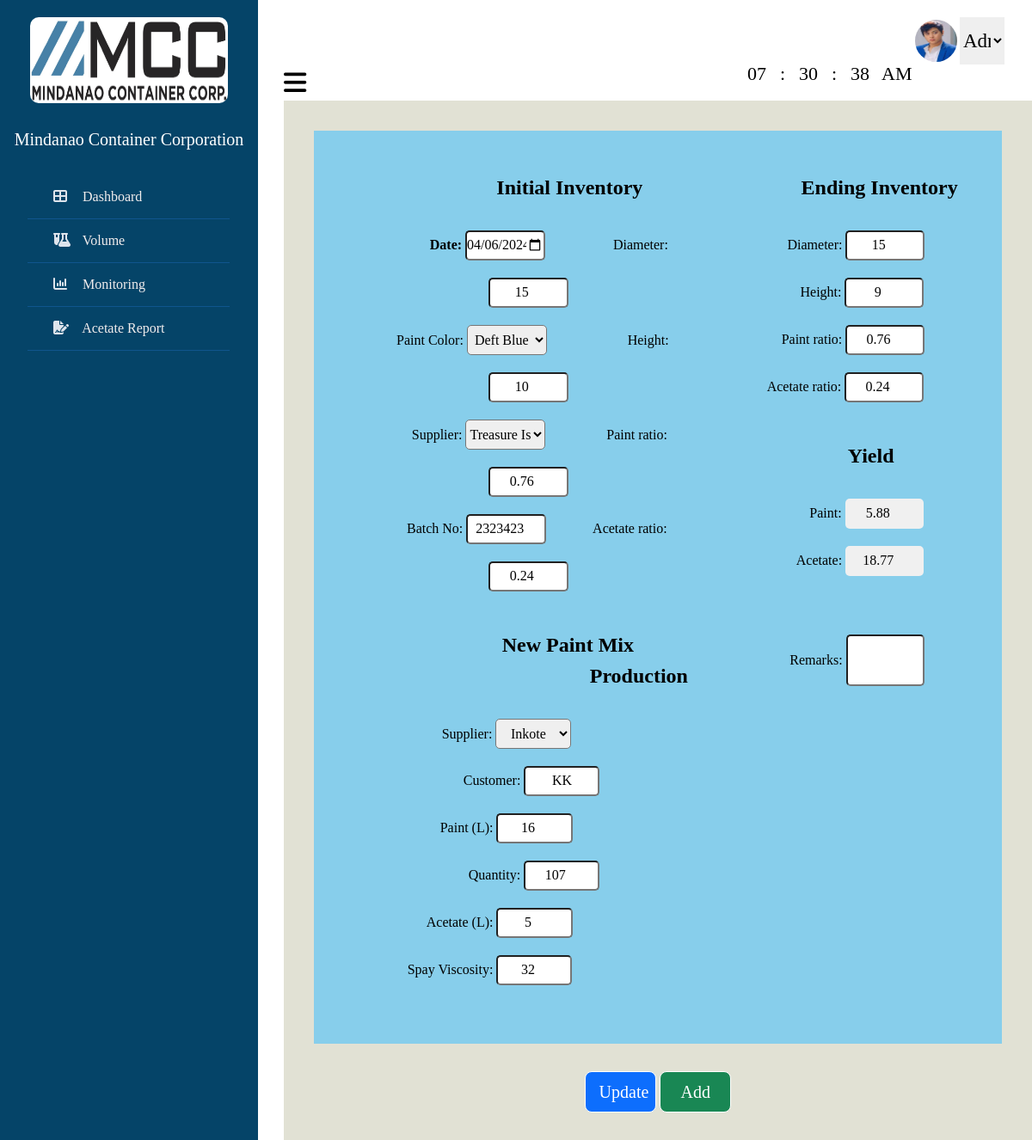
The app's page /update.php?data-entry-id=33 (signed in) with its own data.
### tables this page shows
CREATE TABLE `tbl_user` (
  `userID` int(100) NOT NULL,
  `Level` varchar(100) NOT NULL,
  `Name` varchar(100) NOT NULL,
  `Username` varchar(100) NOT NULL,
  `Contact` varchar(100) NOT NULL,
  `Address` varchar(100) NOT NULL,
  `Profile_image` varchar(100) NOT NULL,
  `Email` varchar(100) NOT NULL,
  `Password` varchar(100) NOT NULL
);

CREATE TABLE `tbl_entry` (
  `EntryID` int(100) NOT NULL,
  `userID` int(100) NOT NULL,
  `customerID` int(100) NOT NULL,
  `paintID` int(100) NOT NULL,
  `date` date NOT NULL,
  `batchNumber` int(100) NOT NULL,
  `diameter` int(100) NOT NULL,
  `height` int(100) NOT NULL,
  `Initialvolume` double NOT NULL,
  `initialPLiter` double NOT NULL,
  `initialALiter` double NOT NULL,
  `paintRatio` double NOT NULL,
  `acetateRatio` double NOT NULL,
  `NewacetateL` double NOT NULL,
  `NewpaintL` double NOT NULL,
  `sprayViscosity` int(100) NOT NULL,
  `quantity` int(100) NOT NULL,
  `Endingdiameter` int(100) NOT NULL,
  `Endingheight` int(100) NOT NULL,
  `Endingvolume` double NOT NULL,
  `endingPLiter` double NOT NULL,
  `endingALiter` double NOT NULL,
  `EndingpaintRatio` double NOT NULL,
  `EndingacetateRatio` double NOT NULL,
  `totalPLiter` double NOT NULL,
  `totalALiter` double NOT NULL,
  `paintYield` double NOT NULL,
  `acetateYield` double NOT NULL,
  `remarks` varchar(100) NOT NULL,
  `totalEntries` int(100) NOT NULL
);

CREATE TABLE `tbl_paint` (
  `paintID` int(100) NOT NULL,
  `supplierID` int(100) NOT NULL,
  `paint_color` varchar(100) NOT NULL
);

CREATE TABLE `tbl_supplier` (
  `supplierID` int(100) NOT NULL,
  `supplier_name` varchar(100) NOT NULL,
  `newSupplier_name` varchar(100) NOT NULL
);

CREATE TABLE `tbl_customer` (
  `customerID` int(100) NOT NULL,
  `userID` int(100) NOT NULL,
  `customer_name` varchar(100) NOT NULL
);

### update.php (the view, shortened to what the rows shown need)
<?php
include 'connect.php';
$userid = 1;
$sql = "Select * from `tbl_user` where userID=$userid";
$result = mysqli_query($con, $sql);
$row = mysqli_fetch_assoc($result);
$Username = $row['Username'];
$Profile_image = $row['Profile_image'];
?>
<?php
include 'connect.php';
if (isset($_GET['data-entry-id'])) {
    $id = $_GET['data-entry-id'];
    $sql = "SELECT
                paint.paint_color,
                supplier.supplier_name, supplier.newSupplier_name,
                customer.customer_name,
                entry.*
            FROM tbl_entry AS entry
            LEFT JOIN tbl_paint AS paint ON entry.paintID = paint.paintID
            LEFT JOIN tbl_supplier AS supplier ON paint.supplierID = supplier.supplierID
            LEFT JOIN tbl_customer AS customer ON entry.customerID = customer.customerID
            WHERE entry.EntryID = $id";
    $result = mysqli_query($con, $sql);
    if ($result) {
        $row = mysqli_fetch_assoc($result);
        $date = $row['date'];
        $paint_color = $row['paint_color'];
        $supplier_name = $row['supplier_name'];
        $batchNumber = $row['batchNumber'];
        $diameter = $row['diameter'];
        $height = $row['height'];
        $paintRatio = $row['paintRatio'];
        $acetateRatio = $row['acetateRatio'];
        $Endingdiameter = $row['Endingdiameter'];
        $Endingheight = $row['Endingheight'];
        $EndingpaintRatio = $row['EndingpaintRatio'];
        $EndingacetateRatio = $row['EndingacetateRatio'];
        $newSupplier_name = $row['newSupplier_name'];
        $NewpaintL = $row['NewpaintL'];
        $NewacetateL = $row['NewacetateL'];
        $sprayViscosity = $row['sprayViscosity'];
        $customer_name = $row['customer_name'];
        $quantity = $row['quantity'];
        $paintYield = $row['paintYield'];
        $acetateYield = $row['acetateYield'];
        $remarks = $row['remarks'];
    } else {
        echo "Error fetching data: " . mysqli_error($con);
    }
}
?>
<!DOCTYPE html>
<html lang="en">
<head>
    <link href="https://cdn.jsdelivr.net/npm/bootstrap@5.3.0-alpha3/dist/css/bootstrap.min.css" rel="stylesheet"
>
    <link rel="stylesheet" href="https://cdnjs.cloudflare.com/ajax/libs/font-awesome/6.5.1/css/all.min.css"
 />
</head>
<body>
    <div class="wrapper">
        <div class="section">
        <div class="admin_profile">
                <div class="clockcontainer">
                    <div class="clock">
                    </div>
                </div>
                <img src="uploaded_image/<?php echo $Profile_image; ?>" class="img-admin" id="image">
                <select class="dropdown" required onchange="handleDropdownChange(this)">
                    <option value="admin">
                        <?php echo $Username; ?>
                    </option>
                </select>
            </div>
            <form method="post">
                <fieldset>
                    <div class="main1">
                        <div class="main2">
                            <aside class="left">
                                <br><br>
                                <div class="form-column">
                                    <label style="font-weight:bold; margin-left:48px;">Date:</label>
                                    <input type="date" style="text-align: center;" class="input1" name="date"
                                        autocomplete="off" value="<?php echo $date; ?>">
                                    <label style="margin-left:75px;">Diameter:</label>
                                    <input type="number" style="text-align: center;" class="input1" id="diameter"
                                        name="diameter" min="0" step="any" autocomplete="off" value="<?php echo $diameter; ?>">
                                </div>
                                <div class="form-column">
                                    <label style="margin-left:10px;">Paint Color:</label>
                                    <select name="paint_color" style="text-align: center;" class="selector1">
                                        <option value="Deft Blue" <?php if ($paint_color == 'Deft Blue')
                                            echo 'selected'; ?>>Deft Blue</option>
                                    </select>
                                    <label style="margin-left:90px;">Height:</label>
                                    <input type="number" style="text-align: center;" class="input1" id="height"
                                        name="height" min="0" step="any" autocomplete="off" value="<?php echo $height; ?>">
                                </div>
                                <div class="form-column">
                                    <label style="margin-left:26px;">Supplier:</label>
                                    <select name="supplier_name" style="text-align: center;" class="selector1">
                                        <option value="Treasure Island" <?php if ($supplier_name == 'Treasure Island')
                                            echo 'selected'; ?>>Treasure Island</option>
                                    </select>
                                    <label style="margin-left:67px;">Paint ratio:</label>
                                    <input type="number" style="text-align: center;" class="input1" id="paintRatio"
                                        name="paintRatio" min="0" step="any" autocomplete="off" value="<?php echo $paintRatio; ?>"
                                        >
                                </div>
                                <div class="form-column">
                                    <label style="margin-left:20px;">Batch No:</label>
                                    <input type="number" style="text-align: center;" class="input1" name="batchNumber" min="0" step="any"
                                        autocomplete="off" value="<?php echo $batchNumber; ?>">
                                    <label style="margin-left:50px;">Acetate ratio:</label>
                                    <input type="number" style="text-align: center;" class="input1" id="acetateRatio"
                                        name="acetateRatio" min="0" step="any" autocomplete="off" value="<?php echo $acetateRatio; ?>"
                                        >
                                </div>
                                <br>
                                <div class="newpaint">
                                    <legend style=" color:black; font-weight:bold;margin-left:110px;">New Paint
                                        Mix&nbsp;&nbsp;&nbsp;&nbsp;&nbsp;&nbsp;
                                        &nbsp;&nbsp;&nbsp;&nbsp;&nbsp;&nbsp;&nbsp;&nbsp;&nbsp;&nbsp;&nbsp;&nbsp;&nbsp;&nbsp;&nbsp;&nbsp;&nbsp;Production
                                        Output</legend>
                                    <br><br>
                                    <label style="margin-left:40px;">Supplier:</label>
                                    <select name="newSupplier_name" style="text-align: center;" class="selector2"
                                        min="0" step="any" >
                                        <option value="Inkote" <?php if ($newSupplier_name == 'Inkote')
                                            echo 'selected'; ?>>Inkote</option>
                                    </select>
                                    <label style="margin-left:65px;">Customer:</label>
                                    <input type="text" style="text-align: center;" class="input2" name="customer_name"
                                        autocomplete="off" value="<?php echo $customer_name; ?>" required>
                                    <br>
                                    <label style="margin-left:38px;">Paint (L):</label>
                                    <input type="number" style="text-align: center;" class="input2" id="NewpaintL"
                                        name="NewpaintL" autocomplete="off" value="<?php echo $NewpaintL; ?>">
                                    <label style="margin-left:71px;">Quantity:</label>
                                    <input type="number" style="text-align: center;" class="input2" id="quantity"
                                        name="quantity" min="0" step="any" autocomplete="off" value="<?php echo $quantity; ?>" >
                                    <br>
                                    <label style="margin-left:22px;">Acetate (L):</label>
                                    <input type="number" style="text-align: center;" class="input2" id="NewacetateL"
                                        name="NewacetateL" min="0" step="any" autocomplete="off" value="<?php echo $NewacetateL; ?>"
                                        >
                                    <br>
                                    <label>Spay Viscosity:</label>
                                    <input type="number" style="text-align: center;" class="input2" id=""
                                        name="sprayViscosity" min="0" step="any"autocomplete="off" value="<?php echo $sprayViscosity; ?>"
                                        >
                                    <br>
                                </div>
                            </aside>
                            <aside class="right">
                                <legend style=" color:black; font-weight:bold; margin-left:40px;">Ending Inventory
                                </legend>
                                <br><br>
                                <label style="margin-left:25px;">Diameter:</label>
                                <input type="number" style="text-align: center;" class="input1" id="Endingdiameter"
                                    name="Endingdiameter" min="0" step="any" autocomplete="off" value="<?php echo $Endingdiameter; ?>"
                                >
                                <br>
                                <label style="margin-left:39px;">Height:</label>
                                <input type="number" style="text-align: center;" class="input1" id="Endingheight"
                                    name="Endingheight" min="0" step="any" autocomplete="off" value="<?php echo $Endingheight; ?>"
                                >
                                <br>
                                <label style="margin-left:18px;">Paint ratio:</label>
                                <input type="number" style="text-align: center;" class="input1" id="EndingpaintRatio"
                                    name="EndingpaintRatio" min="0" step="any" autocomplete="off" value="<?php echo $EndingpaintRatio; ?>"
                                    >
                                <br>
                                <label>Acetate ratio:</label>
                                <input type="number" style="text-align: center;" class="input1" id="EndingacetateRatio"
                                    name="EndingacetateRatio" min="0" step="any" autocomplete="off"
                                    value="<?php echo $EndingacetateRatio; ?>">
                                <br><br>
                                <div class="yield">
                                    <legend style=" color:black; font-weight:bold; margin-left:30px;">Yield</legend>
                                    <br><br>
                                    <label style="margin-left:50px;">Paint:</label>
                                    <input type="number" style="text-align: center; border: none !important; outline: none !important;" class="readonlyInput input1" id="paintYield"
                                        name="paintYield"  min="0" step="any"
                                        value="<?php echo $paintYield; ?>"readonly>
                                    <br>
                                    <label style="margin-left:35px;">Acetate:</label>
                                    <input type="number" style="text-align: center; border: none !important; outline: none !important;" class="readonlyInput input1" id="acetateYield"
                                        name="acetateYield" min="0" step="any"
                                        value="<?php echo $acetateYield; ?>"readonly>
                                    <br>
                                </div>
                                <br><br>
                                <div class="remarks">
                                    <label style="margin-left:28px;">Remarks:</label>
                                    <input type="text" style="height:60px; text-align: center;" class="input1"
                                        name="remarks" autocomplete="off" value="<?php echo $remarks; ?>">
                                </div>
                            </aside>
                        </div>
                    </div>
                </fieldset>
            </form>
        </div>
    </div>
</body>
</html>

### records on screen
tbl_user: Profile_image (picture), Username "Admin"
tbl_entry: date "04/06/2024", diameter "15", height "10", paintRatio "0.76", batchNumber "2323423", acetateRatio "0.24", customer_name "KK", NewpaintL "16", quantity "107", NewacetateL "5", sprayViscosity "32", Endingdiameter "15", Endingheight "9", EndingpaintRatio "0.76", EndingacetateRatio "0.24", paintYield "5.88", acetateYield "18.77"
tbl_paint: paint_color "Deft Blue"
tbl_supplier: supplier_name "Treasure Island", newSupplier_name "Inkote"
